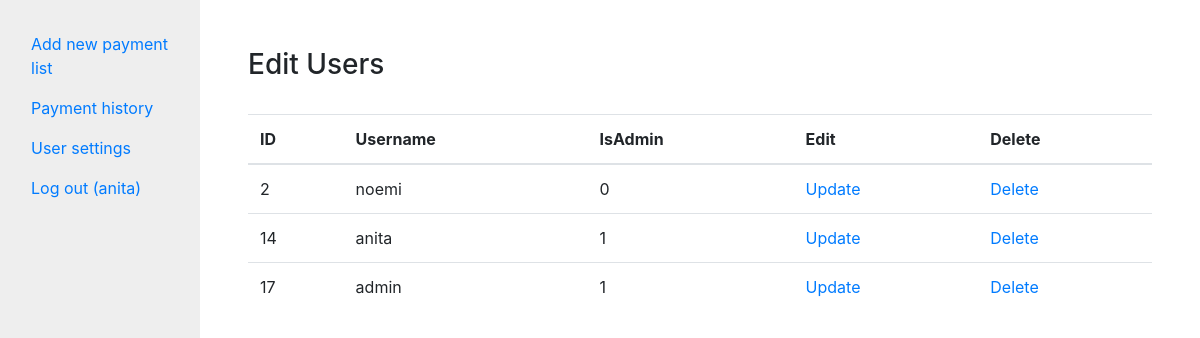
The page /editusers.php (signed in) on the database its author committed.
### tables this page shows
CREATE TABLE `user` (
  `id` int(10) NOT NULL,
  `user` varchar(20) NOT NULL,
  `password` varchar(100) NOT NULL,
  `admin` int(1) NOT NULL DEFAULT '0'
);

### include/db/database.class.php (called while the page is built, shortened)
<?php
class Database {
    public function __construct()
    {
        $opt = [
            PDO::ATTR_ERRMODE            => PDO::ERRMODE_EXCEPTION,
            PDO::ATTR_DEFAULT_FETCH_MODE => PDO::FETCH_ASSOC,
        ];
        $link = 'mysql:host=localhost;dbname=plenty;charset=utf8';
        $this->connection = new PDO($link, 'root', '', $opt);
    }
}

### include/db/user.class.php (called while the page is built, shortened)
<?php
require_once 'database.class.php';
class User extends Database{
    public function getAll()
    {
        $query = $this->connection->query("select * from user");
        return $query->fetchAll();
    }
}

### editusers.php (the view, shortened to what this page needs)
<?php
include 'include/views/head.php';
include 'include/db/user.class.php';
try {
    $userDb = new User();
    $users= $userDb->getAll();
} catch(Exception $e) {
    $users = [];
    $error = true;
}
?>
<body>
<div class="container-fluid">
    <div class="row">
        <div class="col-2" style="background: #eee;">
            <?php
            include 'include/views/menu.php';
            ?>
        </div>
        <div class="col-10 p-5">
            <h3>Edit Users</h3>
            <br>
            <?php if(isset($error)):?>
                <div class="alert alert-danger">A aparut o eroare</div>
            <?php else:?>
                <table class="table">
                    <thead>
                    <tr>
                        <th>ID</th>
                        <th>Username</th>
                        <th>IsAdmin</th>
                        <th>Edit</th>
                        <th>Delete</th>
                    </tr>
                    </thead>
                    <tbody>
                        <?php foreach($users as $us): ?>
                            <tr>
                                <td> <?php echo $us['id']?></td>
                                <td> <?php echo $us['user']?></td>
                                <td> <?php echo $us['admin']?></td>
                                <td>
                                    <a href="update.php?id=<?=$us['id']?>">Update</a>
                                </td>
                                <td>
                                    <a href="editusers.php?id=<?=$us['id']?>&delete_user=<?=$us['id']?>">Delete</a>
                                </td>
                            </tr>
                        <?php endforeach;?>
                        </tbody>
                </table>
            <?php endif;?>
        </div>
</body>

### css/style.css (style rules this page uses)
* { box-sizing: border-box; padding:0; margin:0; }
body, html { padding:0; margin:0; }
body, html { margin: 0; padding: 0; height: 100%; background: #ffffff !important; }

### rows shown on the page
user: id "2", user "noemi", admin "0"
user: id "14", user "anita", admin "1"
user: id "17", user "admin", admin "1"

### other values the page prints
$_SESSION['username'] "anita"
